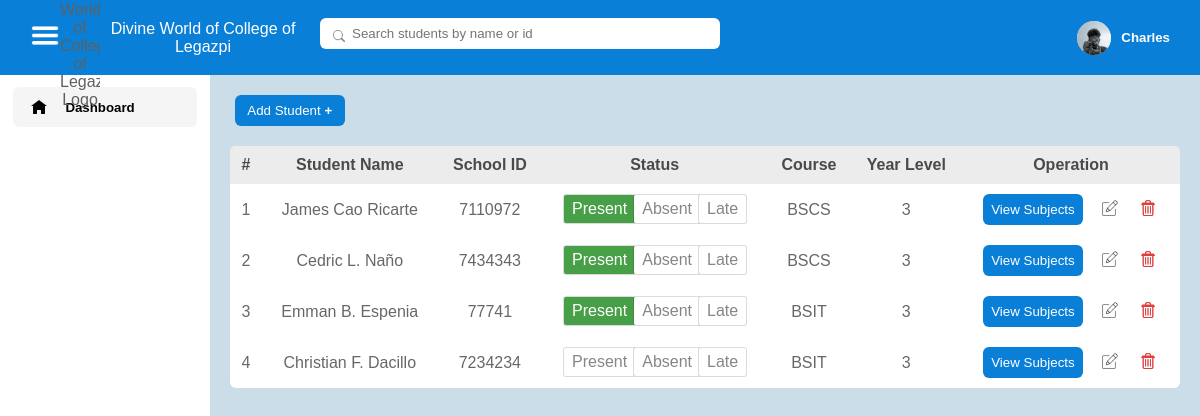
Before: /pages/dashboard.php (signed in) with the older database file.
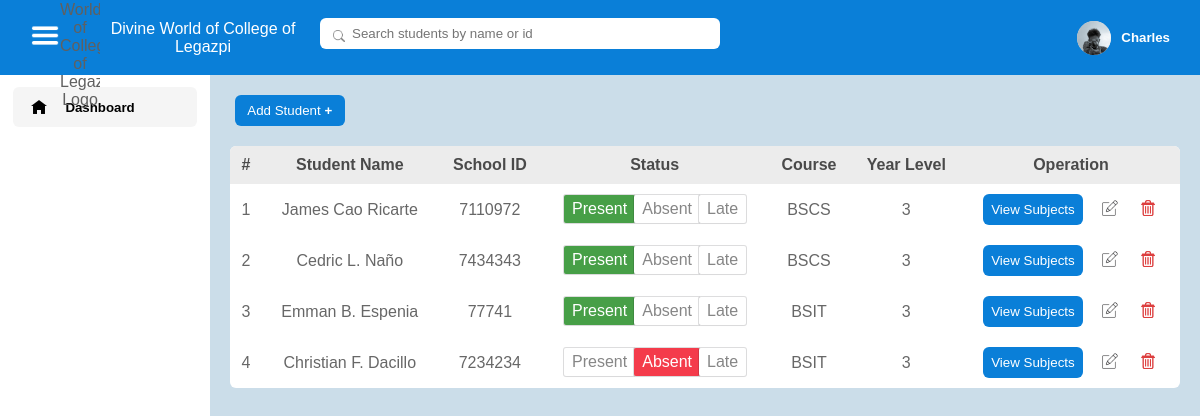
After: the same page with the newer database file.
### tables this page shows
CREATE TABLE `registration` (
  `reg_id` int(11) NOT NULL,
  `faculty_id` varchar(255) NOT NULL,
  `first_name` varchar(255) NOT NULL,
  `last_name` varchar(255) NOT NULL,
  `middle_name` varchar(255) NOT NULL,
  `email` varchar(255) NOT NULL,
  `birthday` date NOT NULL,
  `age` int(11) NOT NULL,
  `profile_picture` varchar(255) DEFAULT NULL
);

CREATE TABLE `students` (
  `student_id` int(11) NOT NULL,
  `reg_id` int(11) NOT NULL,
  `first_name` varchar(255) NOT NULL,
  `last_name` varchar(255) NOT NULL,
  `middle_name` varchar(255) NOT NULL,
  `school_id` int(11) NOT NULL,
  `course` int(11) NOT NULL,
  `year_level` int(11) NOT NULL,
  `status` int(11) DEFAULT NULL
);

CREATE TABLE `courses` (
  `course_id` int(11) NOT NULL,
  `course_name` varchar(255) NOT NULL,
  `department` int(11) DEFAULT NULL
);

### pages/dashboard.php (the view, shortened to what this page needs)
<?php
require_once('../database/database.php');
if (isset($_SESSION['isSidebarMinimized']) && $_SESSION['isSidebarMinimized']) {
    $labelWrapperDisplay = 'none';
} else {
    $labelWrapperDisplay = 'initial';
}
$stmt_user = $conn->prepare("SELECT registration.first_name, registration.profile_picture
    FROM login
    JOIN registration ON login.reg_id = registration.reg_id
    WHERE login.reg_id = ?");
$stmt_user->bind_param("i", $_SESSION['id']);
$stmt_user->execute();
$stmt_user->bind_result($user_first_name, $profile_picture);
if ($profile_picture === null) {
    $profile_picture = '../images/sample_profile.jpg';
} else {
    $profile_picture = '../images/user_profile_pictures/' . $_SESSION['id'] . '/' . $profile_picture;
}
$stmt = $conn->prepare("SELECT students.student_id, students.first_name, students.last_name, students.middle_name, students.school_id, courses.course_name, students.year_level, students.status
     FROM students
     JOIN courses ON students.course = course_id
     LEFT JOIN statuses ON students.status = status_id
     WHERE students.reg_id = ?");
$stmt->bind_param("i", $_SESSION["id"]);
$stmt->execute();
$stmt->bind_result($student_id, $first_name, $last_name, $middle_name, $school_id, $course, $year_level, $status);
?>
<!DOCTYPE html>
<html lang="en">
<head>
    <link rel="stylesheet" href="../styles/dashboard/dashboard.css">
    <link rel="stylesheet" href="../styles/default.css">
    <link rel="stylesheet" href="../styles/dashboard/table.css">
    <link rel="stylesheet" href="../styles/dashboard/status.css">
    <link rel="stylesheet" href="../styles/dashboard/update_window.css">
    <link rel="stylesheet" href="../styles/dashboard/add_student_modal.css">
    <link rel="stylesheet" href="../styles/nav/nav.css">
</head>
<body>
    <?php include('partials/nav.php') ?>
    <main>
        <div class="section_column">
            <div class="left_section">
                <div class="navigation_links selected">
                    <div class="sidebar_icon_wrapper">
                        <img class="home_icon" src="../images/icons/home_icon.png" alt="">
                    </div>
                    <div class="sidebar_label_wrapper" style="display: <?php echo $labelWrapperDisplay; ?> ;">
                        <h5>Dashboard</h5>
                    </div>
                </div>
            </div>
            <div class="right_section">
                <div class="add_student_button_wrapper">
                    <button class="add_student_button">Add Student <b>+</b></button>
                </div>
                <table>
                    <thead>
                        <tr>
                            <td>#</td>
                            <td>Student Name</td>
                            <td>School ID</td>
                            <td>Status</td>
                            <td>Course</td>
                            <td>Year Level</td>
                            <td>Operation</td>
                        </tr>
                    </thead>
                    <tbody>
                        <?php
                        $index = 1;
                        while ($stmt->fetch()) {
                            if (strlen($middle_name) == 1) {
                                $output_middle_name = $middle_name . ".";
                            } else {
                                $output_middle_name = $middle_name;
                            }
                            if ($status == 1) {
                                $output_status = "
                                        <div class='status_button present'>Present</div>
                                        <div class='status_button js-absent'>Absent</div>
                                        <div class='status_button js-late'>Late</div>";
                            } else if ($status == 2) {
                                $output_status = "
                                        <div class='status_button js-present'>Present</div>
                                        <div class='status_button absent'>Absent</div>
                                        <div class='status_button js-late'>Late</div>";
                            } else if ($status == 3) {
                                $output_status = "
                                        <div class='status_button js-present'>Present</div>
                                        <div class='status_button js-absent'>Absent</div>
                                        <div class='status_button late'>Late</div>";
                            } else {
                                $output_status = "
                                        <div class='status_button js-present'>Present</div>
                                        <div class='status_button js-absent'>Absent</div>
                                        <div class='status_button js-late'>Late</div>";
                            }
                            echo
                            "<tr>
                                    <td class='student_id' data-student-id='$student_id'>$student_id</td>
                                    <td>$index</td>
                                    <td data-first-name='$first_name' data-middle-name='$middle_name' data-last-name='$last_name'>$first_name $output_middle_name $last_name</td>
                                    <td data-school-id='$school_id'>$school_id</td>
                                    <td class='status_td' data-status='$status'>
                                        $output_status
                                    </td>
                                    <td data-course='$course'>$course</td>
                                    <td data-year-level='$year_level'>$year_level</td>
                                    <td class='operation_td'>
                                        <div>
                                            <a href='student_subjects.php?studentId=$student_id'>
                                                <button class='view_subjects_button'>View Subjects</button>
                                            </a>
                                        </div>
                                        <div class='icon_wrapper edit'>
                                            <img class='edit_icon' src='../images/icons/edit_icon.png'>
                                            <span class='tooltip edit'>Edit</span>
                                        </div>
                                        <div class='icon_wrapper delete'>
                                            <img class='delete_icon' src='../images/icons/delete_icon.png' alt=''>
                                            <span class='tooltip delete'>Delete</span>
                                        </div>
                                    </td>
                                </tr>";
                            $index++;
                        }
                        ?>
                    </tbody>
                </table>
            </div>
        </div>
    </main>
</body>
</html>

### pages/partials/nav.php (shortened to what this page needs)
<nav>
    <div class="nav_left_section">
        <div class="hamburger_icon_container">
            <img class="hamburger_icon" src="../images/icons/hamburger_icon.png" alt="">
        </div>
        <a href="dashboard.php">
            <div class="brand_name_container">
                <img class="brand_logo" src="../images/logos/dwcl_logo.png" alt="Divine World of College of Legazpi Logo">
                <p class="brand_name">Divine World of College of Legazpi</p>
            </div>
        </a>
        <div class="search_bar_container">
            <input class="search_bar" type="text" placeholder="Search students by name or id">
            <img class="search_icon" src="../images/icons/search_icon.png">
        </div>
    </div>
    <div class="nav-right-section">
        <img src="<?php echo $profile_picture ?>" class="profile-icon">
        <h5 class="user_name"><?php echo $user_first_name; ?></h5>
    </div>
</nav>

### styles/dashboard/dashboard.css (style rules this page uses)
body { position: relative; }
main { width: 100%; display: flex; justify-content: center; }
.section_column { width: 100%; display: flex; }
.left_section { height: 100vh; display: flex; flex-direction: column; align-items: center; background-color: rgb(255, 255, 255); }
.navigation_links { width: 88%; padding: 12px 0; display: flex; justify-content: center ; align-items: center; cursor: pointer; border-radius: 6px; margin-bottom: 3px; }
.navigation_links:first-child { margin-top: 12px; }
.navigation_links.selected { background-color: rgb(245, 245, 245); }
.home_icon { width: 16px; }
.sidebar_icon_wrapper { width: 60px; display: flex; justify-content: center; }
.sidebar_label_wrapper { width: 150px; }
.right_section { width: 100%; display: flex; flex-direction: column; align-items: center; }
input, select { padding: 6px; outline: none; border: 1px solid rgb(168, 168, 168); border-radius: 6px; color: rgb(112, 112, 112); }
.add_student_button_wrapper { width: 95%; margin-top: 20px; }
.add_student_button { padding: 8px; width: 110px; }

### styles/default.css (style rules this page uses)
* { font-family: Arial, Helvetica, sans-serif; margin: 0; padding: 0; }
button { cursor: pointer; background-color: rgb(10, 127, 216); border: none; color: white; padding: 5px; border-radius: 6px; }
body { background-color: rgb(203, 221, 233); }
a { text-decoration: none; color: inherit; }

### styles/dashboard/table.css (style rules this page uses)
table { border-collapse: collapse; width: 96%; border-radius: 6px; margin-top: 20px; background-color: white; overflow: hidden; }
table td { text-align: center; padding: 10px; }
thead { background-color: rgb(236, 236, 236); }
thead td { font-weight: bold; color: rgb(74, 74, 74); }
tbody td { color: rgb(103, 103, 103); }
.operation_td { position: relative; display: flex; justify-content: center; align-items: center; gap: 16px; }
.icon_wrapper { display: inline-block; position: relative; }
.edit_icon, .delete_icon { width: 16px; cursor: pointer; margin: 0 3px; }
.view_subjects_button { padding: 8px; }

### styles/dashboard/status.css (style rules this page uses)
.status_button { background-color: white; color: rgb(134, 134, 134); box-shadow: rgba(0, 0, 0, 0.02) 0px 1px 3px 0px, rgba(27, 31, 35, 0.15) 0px 0px 0px 1px; border-radius: 2px; padding: 5px 8px; margin-right: -1px; cursor: pointer; transition: background-color 0.3s ease, border-color 0.3s ease, color 0.3s ease; }
.status_td { display: flex; justify-content: center; }
.status_button.present { background-color: rgb(71, 159, 71); color: white; border-color: rgb(71, 159, 71); }
.status_button.absent { background-color: rgb(244,59,75); color: white; border-color: rgb(244,59,75); }

### styles/dashboard/update_window.css (style rules this page uses)
input, select { margin-bottom: 8px; }

### styles/nav/nav.css (style rules this page uses)
nav { height: 75px; background-color: rgb(10, 127, 216); color: rgb(96, 96, 96); display: flex; justify-content: space-between; align-items: center; padding: 0 2.5vw 0 0; position: relative; }
.brand_logo { width: 40px; }
.brand_name { color: white; margin-left: 6px; }
.brand_name_container { display: flex; justify-content: center; align-items: center; height: 100%; width: 20vw; cursor: pointer; }
.search_bar_container { position: relative; }
.search_icon { width: 12px; position: absolute; top: 12px; left: 13px; }
.search_bar { padding: 8px 8px 8px 32px; width: 30vw; max-width: 400px; border: none; border-radius: 6px; }
.nav_left_section { height: 100%; display: flex; justify-content: space-between; align-items: center; width: 60vw; max-width: 1000px; }
.nav-right-section { display: flex; justify-content: space-between; align-items: center; }
.profile-icon { width: 34px; height: 34px; background-color: rgb(224, 224, 224); border-radius: 50%; cursor: pointer; object-fit: cover; }
.user_name { margin-left: 10px; cursor: pointer; color: white; }
.profile_dropdown_sections p, a { width: 100%; text-align: center; }
.hamburger_icon { width: 30px; height: 29px; filter: invert(); }
.hamburger_icon_container { margin-left: 30px; cursor: pointer; }

Changed rows visible on the page:
changed students "Christian": status empty → 2 (drawn)
